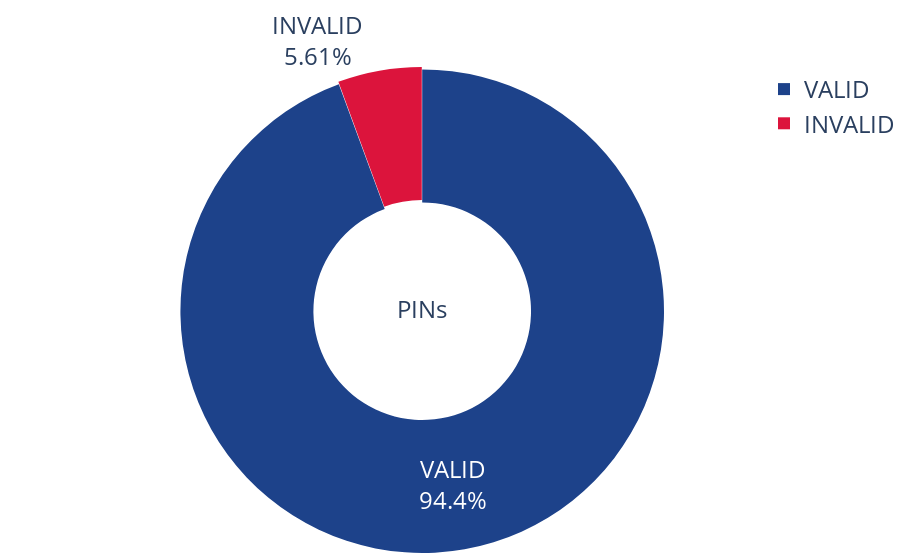

The notebook cell this image was saved under:
### Markdown cell above
## kra pins

### Code cell
##################################### KRA PINS #############################################
values = [invalid_pins, valid_pins]
#donut
# (1) create pie chart figure
fig = go.Figure(data=[go.Pie(
                                labels=labels, 
                                values=values, 
                                hole=.45, 
                                pull=0.005, 
                                title='PINs', 
                                marker_colors=colors)
                    ])

# (2) add text for different parts of the chart
fig.update_traces(text=labels) 

# (3) style the chart: font, title and size of chart
fig.update_layout(
                    font={'size': 24},
                    title={'font': {'size': 24}},
                    margin=dict(t=0, b=0, l=0, r=0)
                    )

fig.show()

# (4) download image, saves in downloads folder by default
offline.plot(fig, image = 'png', image_filename='kra-pin-donut_{}'.format(date))

time.sleep(5)

### Figure 1 — Plotly figure (JSON) as saved in the notebook; plotly's stock layout.template omitted (floating-point values rounded to 4 significant figures)
{"data": [{"hole": 0.45, "labels": ["INVALID", "VALID"], "marker": {"colors": ["crimson", "rgb(29,66,138)"]}, "pull": 0.005, "text": ["INVALID", "VALID"], "title": {"text": "PINs"}, "type": "pie", "values": [6659, 112128]}], "layout": {"font": {"size": 24}, "margin": {"b": 0, "l": 0, "r": 0, "t": 0}, "title": {"font": {"size": 24}}}}
